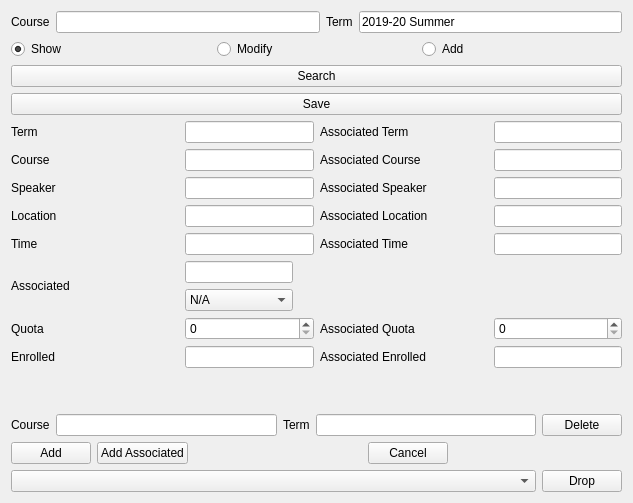
      <widget class="QWidget" name="tabCourseList">
       <attribute name="title">
        <string>Course List</string>
       </attribute>
       <layout class="QVBoxLayout" name="verticalLayout_8">
        <item>
         <layout class="QHBoxLayout" name="horizontalLayout_21">
          <item>
           <widget class="QLabel" name="labelCode">
            <property name="text">
             <string>Course</string>
            </property>
           </widget>
          </item>
          <item>
           <widget class="QLineEdit" name="lineEditSearchCode"/>
          </item>
          <item>
           <widget class="QLabel" name="labelTerm">
            <property name="text">
             <string>Term</string>
            </property>
           </widget>
          </item>
          <item>
           <widget class="QLineEdit" name="lineEditSearchTerm">
            <property name="text">
             <string>2019-20 Summer</string>
            </property>
           </widget>
          </item>
         </layout>
        </item>
        <item>
         <layout class="QHBoxLayout" name="horizontalLayout_15">
          <item>
           <widget class="QRadioButton" name="radioButtonCourseListShow">
            <property name="text">
             <string>Show</string>
            </property>
            <property name="checked">
             <bool>true</bool>
            </property>
           </widget>
          </item>
          <item>
           <widget class="QRadioButton" name="radioButtonCourseListModify">
            <property name="text">
             <string>Modify</string>
            </property>
           </widget>
          </item>
          <item>
           <widget class="QRadioButton" name="radioButtonCourseListAdd">
            <property name="text">
             <string>Add</string>
            </property>
           </widget>
          </item>
         </layout>
        </item>
        <item>
         <widget class="QPushButton" name="pushButtonSearchCourseList">
          <property name="text">
           <string>Search</string>
          </property>
          <property name="shortcut">
           <string>Return</string>
          </property>
         </widget>
        </item>
        <item>
         <widget class="QPushButton" name="pushButtonSaveCourseList">
          <property name="text">
           <string>Save</string>
          </property>
         </widget>
        </item>
        <item>
         <layout class="QHBoxLayout" name="horizontalLayout_56">
          <item>
           <layout class="QHBoxLayout" name="horizontalLayout_20">
            <item>
             <widget class="QLabel" name="label_18">
              <property name="sizePolicy">
               <sizepolicy hsizetype="Minimum" vsizetype="Preferred">
                <horstretch>0</horstretch>
                <verstretch>0</verstretch>
               </sizepolicy>
              </property>
              <property name="minimumSize">
               <size>
                <width>168</width>
                <height>0</height>
               </size>
              </property>
              <property name="text">
               <string>Term</string>
              </property>
              <property name="alignment">
               <set>Qt::AlignLeading|Qt::AlignLeft|Qt::AlignVCenter</set>
              </property>
             </widget>
            </item>
            <item>
             <widget class="QLineEdit" name="lineEditTerm"/>
            </item>
           </layout>
          </item>
          <item>
           <layout class="QHBoxLayout" name="horizontalLayout_24">
            <item>
             <widget class="QLabel" name="labelAssociatedTerm">
              <property name="sizePolicy">
               <sizepolicy hsizetype="Minimum" vsizetype="Preferred">
                <horstretch>0</horstretch>
                <verstretch>0</verstretch>
               </sizepolicy>
              </property>
              <property name="minimumSize">
               <size>
                <width>168</width>
                <height>0</height>
               </size>
              </property>
              <property name="text">
               <string>Associated Term</string>
              </property>
              <property name="alignment">
               <set>Qt::AlignLeading|Qt::AlignLeft|Qt::AlignVCenter</set>
              </property>
             </widget>
            </item>
            <item>
             <widget class="QLineEdit" name="lineEditAssociatedTerm"/>
            </item>
           </layout>
          </item>
         </layout>
        </item>
        <item>
         <layout class="QHBoxLayout" name="horizontalLayout_55">
          <item>
           <layout class="QHBoxLayout" name="horizontalLayout_33">
            <item>
             <widget class="QLabel" name="label_19">
              <property name="sizePolicy">
               <sizepolicy hsizetype="Minimum" vsizetype="Preferred">
                <horstretch>0</horstretch>
                <verstretch>0</verstretch>
               </sizepolicy>
              </property>
              <property name="minimumSize">
               <size>
                <width>168</width>
                <height>0</height>
               </size>
              </property>
              <property name="text">
               <string>Course</string>
              </property>
              <property name="alignment">
               <set>Qt::AlignLeading|Qt::AlignLeft|Qt::AlignVCenter</set>
              </property>
             </widget>
            </item>
            <item>
             <widget class="QLineEdit" name="lineEditCourse"/>
            </item>
           </layout>
          </item>
          <item>
           <layout class="QHBoxLayout" name="horizontalLayout_46">
            <item>
             <widget class="QLabel" name="labelAssociatedCourse">
              <property name="sizePolicy">
               <sizepolicy hsizetype="Minimum" vsizetype="Preferred">
                <horstretch>0</horstretch>
                <verstretch>0</verstretch>
               </sizepolicy>
              </property>
              <property name="minimumSize">
               <size>
                <width>168</width>
                <height>0</height>
               </size>
              </property>
              <property name="text">
               <string>Associated Course</string>
              </property>
              <property name="alignment">
               <set>Qt::AlignLeading|Qt::AlignLeft|Qt::AlignVCenter</set>
              </property>
             </widget>
            </item>
            <item>
             <widget class="QLineEdit" name="lineEditAssociatedCourse"/>
            </item>
           </layout>
          </item>
         </layout>
        </item>
        <item>
         <layout class="QHBoxLayout" name="horizontalLayout_54">
          <item>
           <layout class="QHBoxLayout" name="horizontalLayout_34">
            <item>
             <widget class="QLabel" name="label_21">
              <property name="sizePolicy">
               <sizepolicy hsizetype="Minimum" vsizetype="Preferred">
                <horstretch>0</horstretch>
                <verstretch>0</verstretch>
               </sizepolicy>
              </property>
              <property name="minimumSize">
               <size>
                <width>168</width>
                <height>0</height>
               </size>
              </property>
              <property name="text">
               <string>Speaker</string>
              </property>
              <property name="alignment">
               <set>Qt::AlignLeading|Qt::AlignLeft|Qt::AlignVCenter</set>
              </property>
             </widget>
            </item>
            <item>
             <widget class="QLineEdit" name="lineEditSpeaker"/>
            </item>
           </layout>
          </item>
          <item>
           <layout class="QHBoxLayout" name="horizontalLayout_48">
            <item>
             <widget class="QLabel" name="labelAssociatedSpeaker">
              <property name="sizePolicy">
               <sizepolicy hsizetype="Minimum" vsizetype="Preferred">
                <horstretch>0</horstretch>
                <verstretch>0</verstretch>
               </sizepolicy>
              </property>
              <property name="minimumSize">
               <size>
                <width>168</width>
                <height>0</height>
               </size>
              </property>
              <property name="text">
               <string>Associated Speaker</string>
              </property>
              <property name="alignment">
               <set>Qt::AlignLeading|Qt::AlignLeft|Qt::AlignVCenter</set>
              </property>
             </widget>
            </item>
            <item>
             <widget class="QLineEdit" name="lineEditAssociatedSpeaker"/>
            </item>
           </layout>
          </item>
         </layout>
        </item>
        <item>
         <layout class="QHBoxLayout" name="horizontalLayout_53">
          <item>
           <layout class="QHBoxLayout" name="horizontalLayout_35">
            <item>
             <widget class="QLabel" name="label_23">
              <property name="sizePolicy">
               <sizepolicy hsizetype="Minimum" vsizetype="Preferred">
                <horstretch>0</horstretch>
                <verstretch>0</verstretch>
               </sizepolicy>
              </property>
              <property name="minimumSize">
               <size>
                <width>168</width>
                <height>0</height>
               </size>
              </property>
              <property name="text">
               <string>Location</string>
              </property>
              <property name="alignment">
               <set>Qt::AlignLeading|Qt::AlignLeft|Qt::AlignVCenter</set>
              </property>
             </widget>
            </item>
            <item>
             <widget class="QLineEdit" name="lineEditLocation"/>
            </item>
           </layout>
          </item>
          <item>
           <layout class="QHBoxLayout" name="horizontalLayout_47">
            <item>
             <widget class="QLabel" name="labelAssociatedLocation">
              <property name="sizePolicy">
               <sizepolicy hsizetype="Minimum" vsizetype="Preferred">
                <horstretch>0</horstretch>
                <verstretch>0</verstretch>
               </sizepolicy>
              </property>
              <property name="minimumSize">
               <size>
                <width>168</width>
                <height>0</height>
               </size>
              </property>
              <property name="text">
               <string>Associated Location</string>
              </property>
              <property name="alignment">
               <set>Qt::AlignLeading|Qt::AlignLeft|Qt::AlignVCenter</set>
              </property>
             </widget>
            </item>
            <item>
             <widget class="QLineEdit" name="lineEditAssociatedLocation"/>
            </item>
           </layout>
          </item>
         </layout>
        </item>
        <item>
         <layout class="QHBoxLayout" name="horizontalLayout_52">
          <item>
           <layout class="QHBoxLayout" name="horizontalLayout_36">
            <item>
             <widget class="QLabel" name="label_22">
              <property name="sizePolicy">
               <sizepolicy hsizetype="Minimum" vsizetype="Preferred">
                <horstretch>0</horstretch>
                <verstretch>0</verstretch>
               </sizepolicy>
              </property>
              <property name="minimumSize">
               <size>
                <width>168</width>
                <height>0</height>
               </size>
              </property>
              <property name="text">
               <string>Time</string>
              </property>
              <property name="alignment">
               <set>Qt::AlignLeading|Qt::AlignLeft|Qt::AlignVCenter</set>
              </property>
             </widget>
            </item>
            <item>
             <widget class="QLineEdit" name="lineEditTime"/>
            </item>
           </layout>
          </item>
          <item>
           <layout class="QHBoxLayout" name="horizontalLayout_49">
            <item>
             <widget class="QLabel" name="labelAssociatedTime">
              <property name="sizePolicy">
               <sizepolicy hsizetype="Minimum" vsizetype="Preferred">
                <horstretch>0</horstretch>
                <verstretch>0</verstretch>
               </sizepolicy>
              </property>
              <property name="minimumSize">
               <size>
                <width>168</width>
                <height>0</height>
               </size>
              </property>
              <property name="text">
               <string>Associated Time</string>
              </property>
              <property name="alignment">
               <set>Qt::AlignLeading|Qt::AlignLeft|Qt::AlignVCenter</set>
              </property>
             </widget>
            </item>
            <item>
             <widget class="QLineEdit" name="lineEditAssociatedTime"/>
            </item>
           </layout>
          </item>
         </layout>
        </item>
        <item>
         <layout class="QHBoxLayout" name="horizontalLayout_58">
          <item>
           <layout class="QHBoxLayout" name="horizontalLayout_37">
            <item>
             <widget class="QLabel" name="label_20">
              <property name="sizePolicy">
               <sizepolicy hsizetype="Minimum" vsizetype="Preferred">
                <horstretch>0</horstretch>
                <verstretch>0</verstretch>
               </sizepolicy>
              </property>
              <property name="minimumSize">
               <size>
                <width>168</width>
                <height>0</height>
               </size>
              </property>
              <property name="text">
               <string>Associated</string>
              </property>
              <property name="alignment">
               <set>Qt::AlignLeading|Qt::AlignLeft|Qt::AlignVCenter</set>
              </property>
             </widget>
            </item>
            <item>
             <layout class="QVBoxLayout" name="verticalLayout_5">
              <item>
               <widget class="QLineEdit" name="lineEditAssociated"/>
              </item>
              <item>
               <widget class="QComboBox" name="comboBoxAssociated">
                <property name="sizePolicy">
                 <sizepolicy hsizetype="Expanding" vsizetype="Fixed">
                  <horstretch>0</horstretch>
                  <verstretch>0</verstretch>
                 </sizepolicy>
                </property>
                <item>
                 <property name="text">
                  <string>N/A</string>
                 </property>
                </item>
               </widget>
              </item>
             </layout>
            </item>
           </layout>
          </item>
          <item>
           <layout class="QHBoxLayout" name="horizontalLayout_57">
            <item>
             <widget class="QLabel" name="labelAssociatedEmpty">
              <property name="minimumSize">
               <size>
                <width>168</width>
                <height>0</height>
               </size>
              </property>
              <property name="text">
               <string/>
              </property>
             </widget>
            </item>
            <item>
             <widget class="QLabel" name="labelAssociatedEmpty_2">
              <property name="sizePolicy">
               <sizepolicy hsizetype="Expanding" vsizetype="Preferred">
                <horstretch>0</horstretch>
                <verstretch>0</verstretch>
               </sizepolicy>
              </property>
              <property name="minimumSize">
               <size>
                <width>149</width>
                <height>0</height>
               </size>
              </property>
              <property name="text">
               <string/>
              </property>
             </widget>
            </item>
           </layout>
          </item>
         </layout>
        </item>
        <item>
         <layout class="QHBoxLayout" name="horizontalLayout_50">
          <item>
           <layout class="QHBoxLayout" name="horizontalLayout_38">
            <item>
             <widget class="QLabel" name="label_24">
              <property name="sizePolicy">
               <sizepolicy hsizetype="Minimum" vsizetype="Preferred">
                <horstretch>0</horstretch>
                <verstretch>0</verstretch>
               </sizepolicy>
              </property>
              <property name="minimumSize">
               <size>
                <width>168</width>
                <height>0</height>
               </size>
              </property>
              <property name="text">
               <string>Quota</string>
              </property>
              <property name="alignment">
               <set>Qt::AlignLeading|Qt::AlignLeft|Qt::AlignVCenter</set>
              </property>
             </widget>
            </item>
            <item>
             <widget class="QSpinBox" name="spinBoxQuota">
              <property name="sizePolicy">
               <sizepolicy hsizetype="Expanding" vsizetype="Fixed">
                <horstretch>0</horstretch>
                <verstretch>0</verstretch>
               </sizepolicy>
              </property>
             </widget>
            </item>
           </layout>
          </item>
          <item>
           <layout class="QHBoxLayout" name="horizontalLayout_44">
            <item>
             <widget class="QLabel" name="labelAssociatedQuota">
              <property name="sizePolicy">
               <sizepolicy hsizetype="Minimum" vsizetype="Preferred">
                <horstretch>0</horstretch>
                <verstretch>0</verstretch>
               </sizepolicy>
              </property>
              <property name="minimumSize">
               <size>
                <width>168</width>
                <height>0</height>
               </size>
              </property>
              <property name="text">
               <string>Associated Quota</string>
              </property>
              <property name="alignment">
               <set>Qt::AlignLeading|Qt::AlignLeft|Qt::AlignVCenter</set>
              </property>
             </widget>
            </item>
            <item>
             <widget class="QSpinBox" name="spinBoxAssociatedQuota">
              <property name="sizePolicy">
               <sizepolicy hsizetype="Expanding" vsizetype="Fixed">
                <horstretch>0</horstretch>
                <verstretch>0</verstretch>
               </sizepolicy>
              </property>
             </widget>
            </item>
           </layout>
          </item>
         </layout>
        </item>
        <item>
         <layout class="QHBoxLayout" name="horizontalLayout_51">
          <item>
           <layout class="QHBoxLayout" name="horizontalLayout_39">
            <item>
             <widget class="QLabel" name="label_25">
              <property name="sizePolicy">
               <sizepolicy hsizetype="Minimum" vsizetype="Preferred">
                <horstretch>0</horstretch>
                <verstretch>0</verstretch>
               </sizepolicy>
              </property>
              <property name="minimumSize">
               <size>
                <width>168</width>
                <height>0</height>
               </size>
              </property>
              <property name="text">
               <string>Enrolled</string>
              </property>
              <property name="alignment">
               <set>Qt::AlignLeading|Qt::AlignLeft|Qt::AlignVCenter</set>
              </property>
             </widget>
            </item>
            <item>
             <widget class="QLineEdit" name="lineEditEnrolled"/>
            </item>
           </layout>
          </item>
          <item>
           <layout class="QHBoxLayout" name="horizontalLayout_45">
            <item>
             <widget class="QLabel" name="labelAssociatedEnrolled">
              <property name="sizePolicy">
               <sizepolicy hsizetype="Minimum" vsizetype="Preferred">
                <horstretch>0</horstretch>
                <verstretch>0</verstretch>
               </sizepolicy>
              </property>
              <property name="minimumSize">
               <size>
                <width>168</width>
                <height>0</height>
               </size>
              </property>
              <property name="text">
               <string>Associated Enrolled</string>
              </property>
              <property name="alignment">
               <set>Qt::AlignLeading|Qt::AlignLeft|Qt::AlignVCenter</set>
              </property>
             </widget>
            </item>
            <item>
             <widget class="QLineEdit" name="lineEditAssociatedEnrolled"/>
            </item>
           </layout>
          </item>
         </layout>
        </item>
        <item>
         <spacer name="verticalSpacer_3">
          <property name="orientation">
           <enum>Qt::Vertical</enum>
          </property>
          <property name="sizeHint" stdset="0">
           <size>
            <width>20</width>
            <height>40</height>
           </size>
          </property>
         </spacer>
        </item>
        <item>
         <layout class="QHBoxLayout" name="horizontalLayout_28">
          <item>
           <widget class="QLabel" name="labelDeleteCourList_course">
            <property name="text">
             <string>Course</string>
            </property>
           </widget>
          </item>
          <item>
           <widget class="QLineEdit" name="lineEditDeleteDeleteCourList_course"/>
          </item>
          <item>
           <widget class="QLabel" name="labelDeleteCourseList_term">
            <property name="text">
             <string>Term</string>
            </property>
           </widget>
          </item>
          <item>
           <widget class="QLineEdit" name="lineEditDeleteCourseList_term"/>
          </item>
          <item>
           <widget class="QPushButton" name="pushButtonDeleteCourseList">
            <property name="text">
             <string>Delete</string>
            </property>
           </widget>
          </item>
         </layout>
        </item>
        <item>
         <layout class="QHBoxLayout" name="horizontalLayout_22">
          <item>
           <widget class="QPushButton" name="pushButtonAdd">
            <property name="text">
             <string>Add</string>
            </property>
           </widget>
          </item>
          <item>
           <widget class="QPushButton" name="pushButtonAddAssociated">
            <property name="text">
             <string>Add Associated</string>
            </property>
           </widget>
          </item>
          <item>
           <spacer name="horizontalSpacer_2">
            <property name="orientation">
             <enum>Qt::Horizontal</enum>
            </property>
            <property name="sizeHint" stdset="0">
             <size>
              <width>40</width>
              <height>20</height>
             </size>
            </property>
           </spacer>
          </item>
          <item>
           <widget class="QPushButton" name="pushButtonCancel">
            <property name="text">
             <string>Cancel</string>
            </property>
           </widget>
          </item>
          <item>
           <spacer name="horizontalSpacer">
            <property name="orientation">
             <enum>Qt::Horizontal</enum>
            </property>
            <property name="sizeHint" stdset="0">
             <size>
              <width>40</width>
              <height>20</height>
             </size>
            </property>
           </spacer>
          </item>
         </layout>
        </item>
        <item>
         <layout class="QHBoxLayout" name="horizontalLayout_59">
          <item>
           <widget class="QComboBox" name="comboBoxDropCourseList">
            <property name="sizePolicy">
             <sizepolicy hsizetype="Expanding" vsizetype="Fixed">
              <horstretch>0</horstretch>
              <verstretch>0</verstretch>
             </sizepolicy>
            </property>
           </widget>
          </item>
          <item>
           <widget class="QPushButton" name="pushButtonDrop">
            <property name="text">
             <string>Drop</string>
            </property>
           </widget>
          </item>
         </layout>
        </item>
       </layout>
      </widget>
